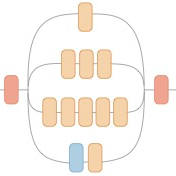
#> input picture machine-learning/capstone-project/report/images/inception-layer.png, 176 x 176 px, given as the content of the folder ../../report/images/inception-layer.png, which was not available
$ python gatherImageLuminances.py ../../report/images/inception-layer.png
#> lines starting #> are read from the running program, lines starting #| are printed output that depends on the picture; pictures that were not available may be replaced by others from this repository, and a replacement may not be noted
### machine-learning/capstone-project/src/preprocess/imageDirInfo.py
from os import walk, sep
from PIL import Image
import pandas
import numpy as np


class ImageDirInfo(object):
    "Gives back info of the images in a certain directory"

    def __init__(self, path):
        self.path = path

    def get_filenames(self):
        "Gather the filenames of all files inside this dir"
        filenames = []
        for root, dirs, files in walk(self.path):
            absFiles = [root + sep + filename for filename in files]
            filenames = filenames + absFiles

        return filenames

    # [17 lines left out: functions get_size, get_all_sizes, not called in this run]

    def get_brightness_info(self):
        filenames = self.get_filenames()
        brightnesses = [self.get_brightness(f) for f in filenames]
        (brightness_means, brightness_stds) = zip(*brightnesses)

        brightness_means = np.asarray(brightness_means).astype(float)
        brightness_stds = np.asarray(brightness_stds).astype(float)

        self.plot(pandas.Series(brightness_means))
        plot = self.plot(pandas.Series(brightness_stds))
        plot.legend(['Means', 'Std dev.'], loc='upper right')

    def get_brightness(self, filename):
#> called with filename = '_only/inception-layer.png'
        img = Image.open(filename)
#> img is the input picture: PIL image 176x176 RGBA; mean R, G, B, A 249.3, 243, 236.9, 255
        img_y, img_b, img_r = img.convert('YCbCr').split()
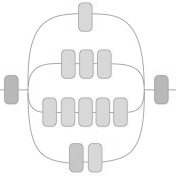
#> img_y: PIL image 176x176 L; min 141, max 255, mean 244
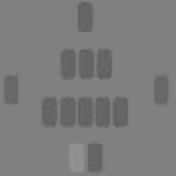
#> img_b: PIL image 176x176 L; min 94, max 149, mean 123.7
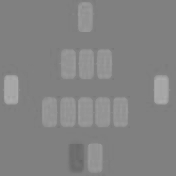
#> img_r: PIL image 176x176 L; min 100, max 173, mean 131.5
        img_y = np.asarray(img_y).astype(float)
#> img_y: shape (176, 176) float64

        img_y /= 255
        return (img_y.mean(), img_y.std())

    # [39 lines left out: functions normalize, resize, not called in this run]

    def plot(self, freqs):
        print(freqs.value_counts())
        return freqs.plot(kind='hist', bins=15)

### machine-learning/capstone-project/src/preprocess/gatherImageLuminances.py
from imageDirInfo import ImageDirInfo
import matplotlib.pyplot as plt
import sys

args = sys.argv
idi = ImageDirInfo(args[1])
idi.get_brightness_info()
#> in get_brightness_info, `brightnesses = [self.get_brightness(f) for f in filenames]`: brightnesses = [(0.957, 0.0836)]
#> in get_brightness_info, `(brightness_means, brightness_stds) = zip(*brightnesses)`: brightness_means = (0.957,); brightness_stds = (0.0836,)
#> in get_brightness_info, `brightness_means = np.asarray(brightness_means).astype(float)`: brightness_means = [0.957]
#> in get_brightness_info, `brightness_stds = np.asarray(brightness_stds).astype(float)`: brightness_stds = [0.0836]
plt.show()
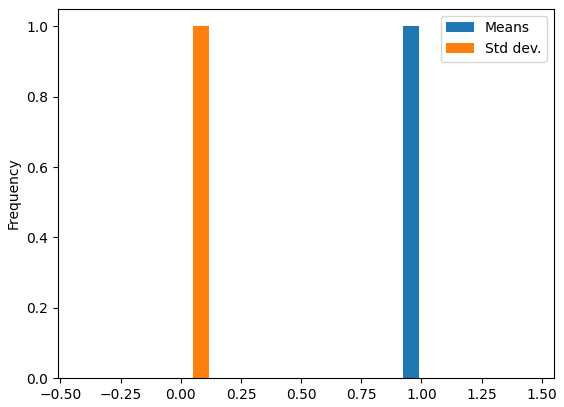
#> figure drawn by matplotlib, 1 panel; tallest bar 1 high, from x = 0.924 to 0.99; tallest bar 1 high, from x = 0.0503 to 0.117

$ run again, on machine-learning/capstone-project/report/images/luminance.png
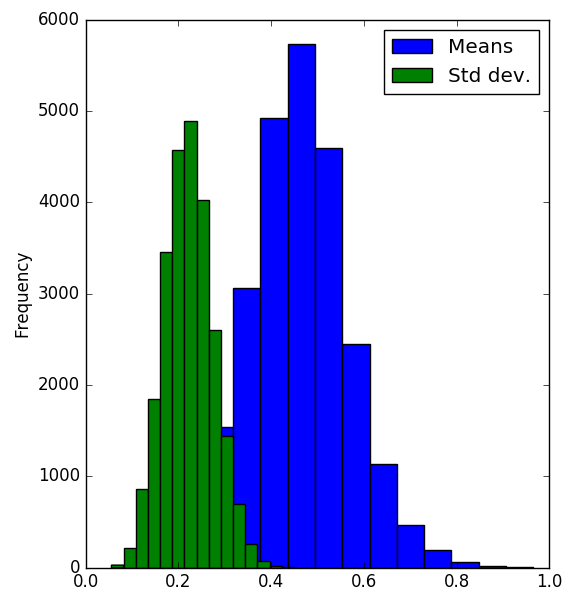
#> input picture machine-learning/capstone-project/report/images/luminance.png, 575 x 600 px, given as the content of the folder ../../report/images/luminance.png, which was not available
#> in get_brightness, img is the input picture: PIL image 575x600 RGBA; mean R, G, B, A 187.1, 196.2, 225.8, 255
#> in get_brightness, `img_y, img_b, img_r = img.convert('YCbCr').split()`:
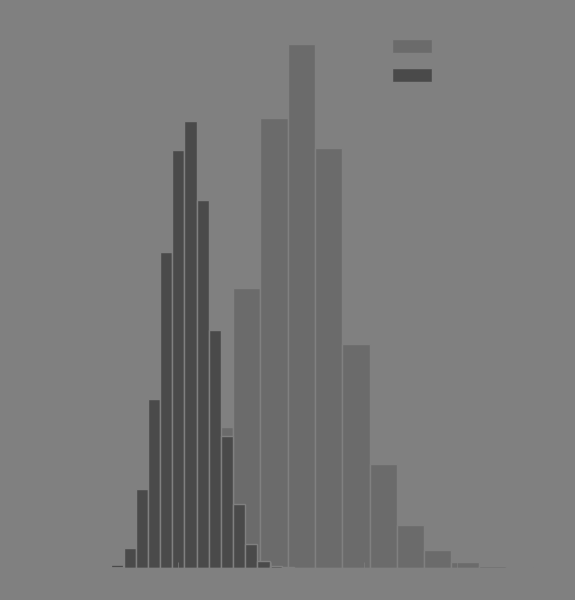
#> img_r: PIL image 575x600 L; min 74, max 128, mean 120.9
#> brightnesses = [(0.772, 0.375)]
#> in get_brightness_info, `(brightness_means, brightness_stds) = zip(*brightnesses)`: brightness_means = (0.772,); brightness_stds = (0.375,)
#> in get_brightness_info, `brightness_means = np.asarray(brightness_means).astype(float)`: brightness_means = [0.772]
#> in get_brightness_info, `brightness_stds = np.asarray(brightness_stds).astype(float)`: brightness_stds = [0.375]
#> `plt.show()`:
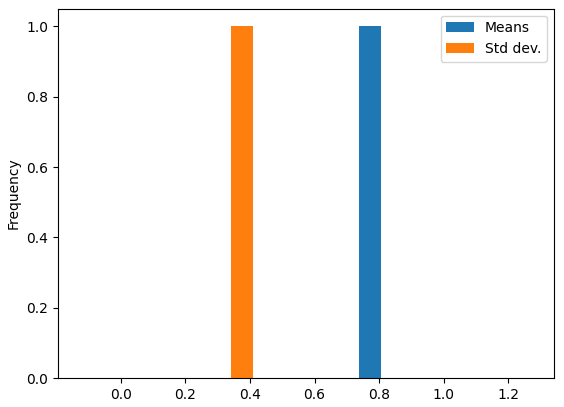
#> figure drawn by matplotlib, 1 panel; tallest bar 1 high, from x = 0.739 to 0.805; tallest bar 1 high, from x = 0.342 to 0.409

$ run again, on machine-learning/capstone-project/report/images/overfitting.png
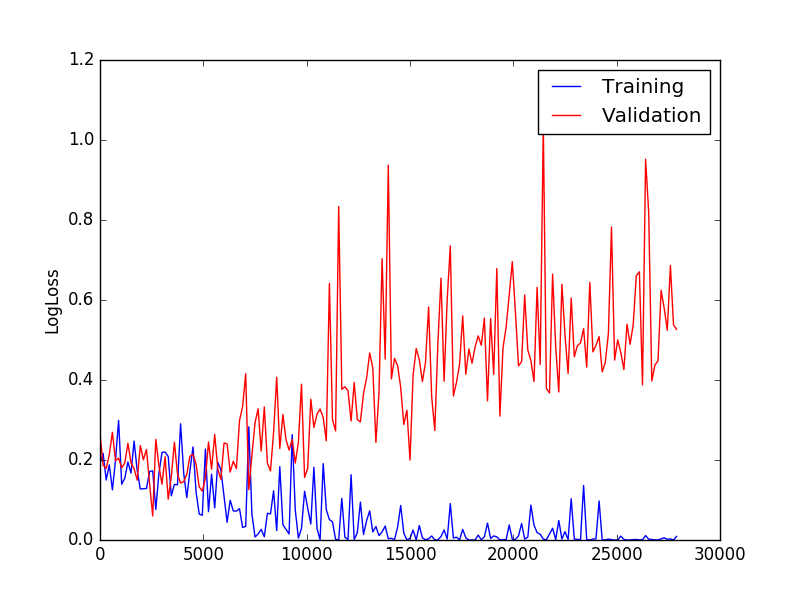
#> input picture machine-learning/capstone-project/report/images/overfitting.png, 800 x 600 px, given as the content of the folder ../../report/images/overfitting.png, which was not available
#> in get_brightness, img is the input picture: PIL image 800x600 RGBA; mean R, G, B, A 249.1, 243.1, 245.4, 255
#> in get_brightness, `img_y, img_b, img_r = img.convert('YCbCr').split()`:
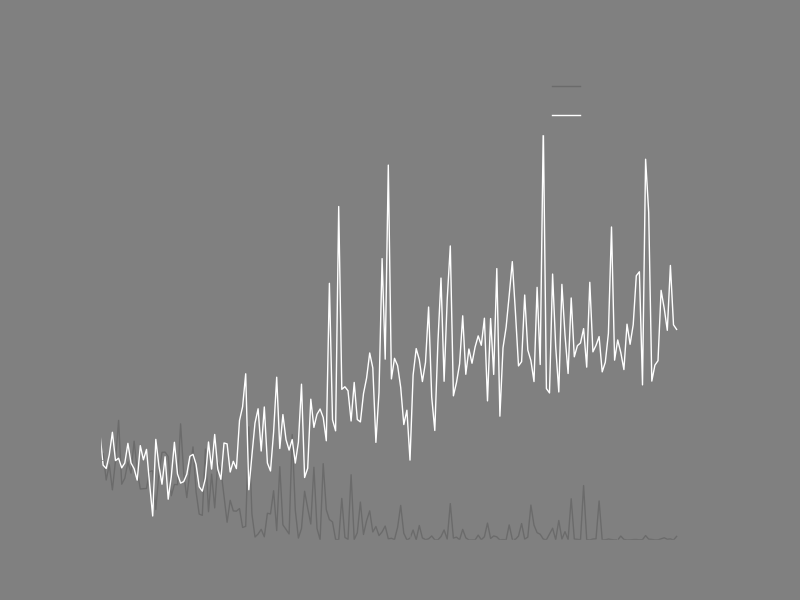
#> img_r: PIL image 800x600 L; min 107, max 255, mean 130.8
#> brightnesses = [(0.961, 0.156)]
#> in get_brightness_info, `(brightness_means, brightness_stds) = zip(*brightnesses)`: brightness_means = (0.961,); brightness_stds = (0.156,)
#> in get_brightness_info, `brightness_means = np.asarray(brightness_means).astype(float)`: brightness_means = [0.961]
#> in get_brightness_info, `brightness_stds = np.asarray(brightness_stds).astype(float)`: brightness_stds = [0.156]
#> `plt.show()`:
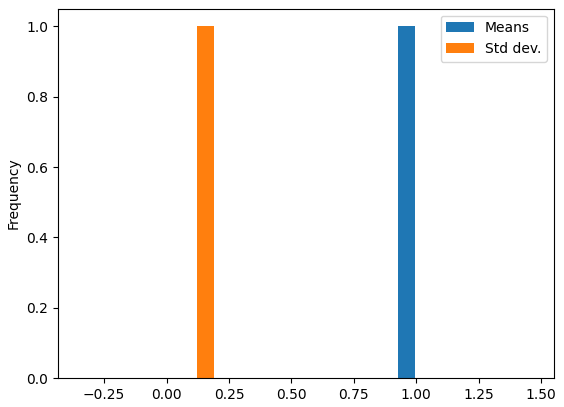
#> figure drawn by matplotlib, 1 panel; tallest bar 1 high, from x = 0.928 to 0.995; tallest bar 1 high, from x = 0.122 to 0.189
